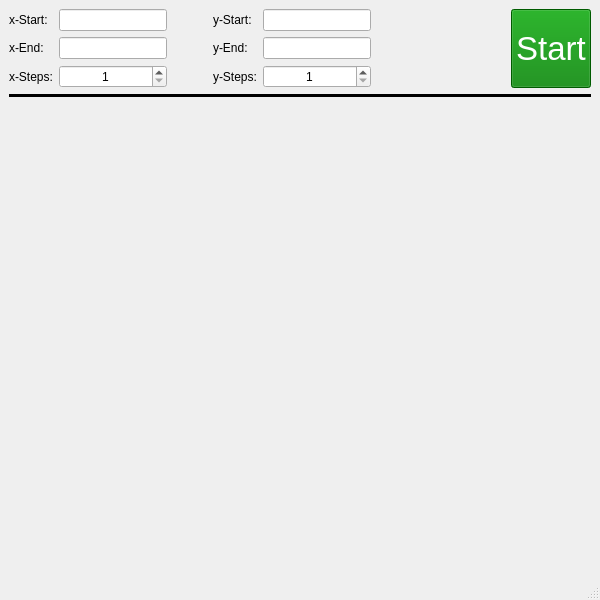
<?xml version="1.0" encoding="UTF-8"?>
<ui version="4.0">
 <class>PlotWindow</class>
 <widget class="QMainWindow" name="PlotWindow">
  <property name="geometry">
   <rect>
    <x>0</x>
    <y>0</y>
    <width>600</width>
    <height>600</height>
   </rect>
  </property>
  <property name="sizePolicy">
   <sizepolicy hsizetype="Minimum" vsizetype="Minimum">
    <horstretch>0</horstretch>
    <verstretch>0</verstretch>
   </sizepolicy>
  </property>
  <property name="minimumSize">
   <size>
    <width>600</width>
    <height>600</height>
   </size>
  </property>
  <property name="windowTitle">
   <string>MainWindow</string>
  </property>
  <widget class="QWidget" name="centralwidget">
   <layout class="QVBoxLayout" name="verticalLayout_2">
    <item>
     <layout class="QVBoxLayout" name="verticalLayout" stretch="0,0,5">
      <item>
       <layout class="QGridLayout" name="gridLayout_2" columnstretch="0,0,0,0,0,1,0" columnminimumwidth="0,0,0,0,0,0,0">
        <item row="1" column="5">
         <spacer name="horizontalSpacer_2">
          <property name="orientation">
           <enum>Qt::Orientation::Horizontal</enum>
          </property>
          <property name="sizeHint" stdset="0">
           <size>
            <width>40</width>
            <height>20</height>
           </size>
          </property>
         </spacer>
        </item>
        <item row="0" column="3">
         <widget class="QLabel" name="label_4">
          <property name="text">
           <string>y-Start:</string>
          </property>
         </widget>
        </item>
        <item row="1" column="4">
         <widget class="QLineEdit" name="y_end">
          <property name="alignment">
           <set>Qt::AlignmentFlag::AlignCenter</set>
          </property>
         </widget>
        </item>
        <item row="2" column="3">
         <widget class="QLabel" name="label_5">
          <property name="text">
           <string>y-Steps:</string>
          </property>
         </widget>
        </item>
        <item row="0" column="1">
         <widget class="QLineEdit" name="x_start">
          <property name="alignment">
           <set>Qt::AlignmentFlag::AlignCenter</set>
          </property>
         </widget>
        </item>
        <item row="1" column="2">
         <spacer name="horizontalSpacer">
          <property name="orientation">
           <enum>Qt::Orientation::Horizontal</enum>
          </property>
          <property name="sizeHint" stdset="0">
           <size>
            <width>40</width>
            <height>20</height>
           </size>
          </property>
         </spacer>
        </item>
        <item row="1" column="0">
         <widget class="QLabel" name="label_2">
          <property name="text">
           <string>x-End:</string>
          </property>
         </widget>
        </item>
        <item row="1" column="1">
         <widget class="QLineEdit" name="x_end">
          <property name="alignment">
           <set>Qt::AlignmentFlag::AlignCenter</set>
          </property>
         </widget>
        </item>
        <item row="0" column="4">
         <widget class="QLineEdit" name="y_start">
          <property name="alignment">
           <set>Qt::AlignmentFlag::AlignCenter</set>
          </property>
         </widget>
        </item>
        <item row="2" column="0">
         <widget class="QLabel" name="label_6">
          <property name="text">
           <string>x-Steps:</string>
          </property>
         </widget>
        </item>
        <item row="0" column="0">
         <widget class="QLabel" name="label">
          <property name="text">
           <string>x-Start:</string>
          </property>
         </widget>
        </item>
        <item row="1" column="3">
         <widget class="QLabel" name="label_3">
          <property name="text">
           <string>y-End:</string>
          </property>
         </widget>
        </item>
        <item row="0" column="6" rowspan="3">
         <widget class="QPushButton" name="start_btn">
          <property name="sizePolicy">
           <sizepolicy hsizetype="Minimum" vsizetype="Expanding">
            <horstretch>0</horstretch>
            <verstretch>0</verstretch>
           </sizepolicy>
          </property>
          <property name="font">
           <font>
            <pointsize>25</pointsize>
            <fontweight>DemiBold</fontweight>
           </font>
          </property>
          <property name="styleSheet">
           <string notr="true">background-color: green;
color: white;</string>
          </property>
          <property name="text">
           <string>Start</string>
          </property>
         </widget>
        </item>
        <item row="2" column="1">
         <widget class="QSpinBox" name="x_steps">
          <property name="alignment">
           <set>Qt::AlignmentFlag::AlignCenter</set>
          </property>
          <property name="minimum">
           <number>1</number>
          </property>
          <property name="maximum">
           <number>10000</number>
          </property>
         </widget>
        </item>
        <item row="2" column="4">
         <widget class="QSpinBox" name="y_steps">
          <property name="alignment">
           <set>Qt::AlignmentFlag::AlignCenter</set>
          </property>
          <property name="minimum">
           <number>1</number>
          </property>
          <property name="maximum">
           <number>10000</number>
          </property>
         </widget>
        </item>
       </layout>
      </item>
      <item>
       <widget class="Line" name="line">
        <property name="font">
         <font>
          <bold>false</bold>
         </font>
        </property>
        <property name="frameShadow">
         <enum>QFrame::Shadow::Plain</enum>
        </property>
        <property name="lineWidth">
         <number>3</number>
        </property>
        <property name="orientation">
         <enum>Qt::Orientation::Horizontal</enum>
        </property>
       </widget>
      </item>
      <item>
       <widget class="QWidget" name="bottom" native="true"/>
      </item>
     </layout>
    </item>
   </layout>
  </widget>
  <widget class="QMenuBar" name="menubar">
   <property name="geometry">
    <rect>
     <x>0</x>
     <y>0</y>
     <width>600</width>
     <height>30</height>
    </rect>
   </property>
  </widget>
  <widget class="QStatusBar" name="status_bar"/>
 </widget>
 <resources/>
 <connections/>
</ui>
